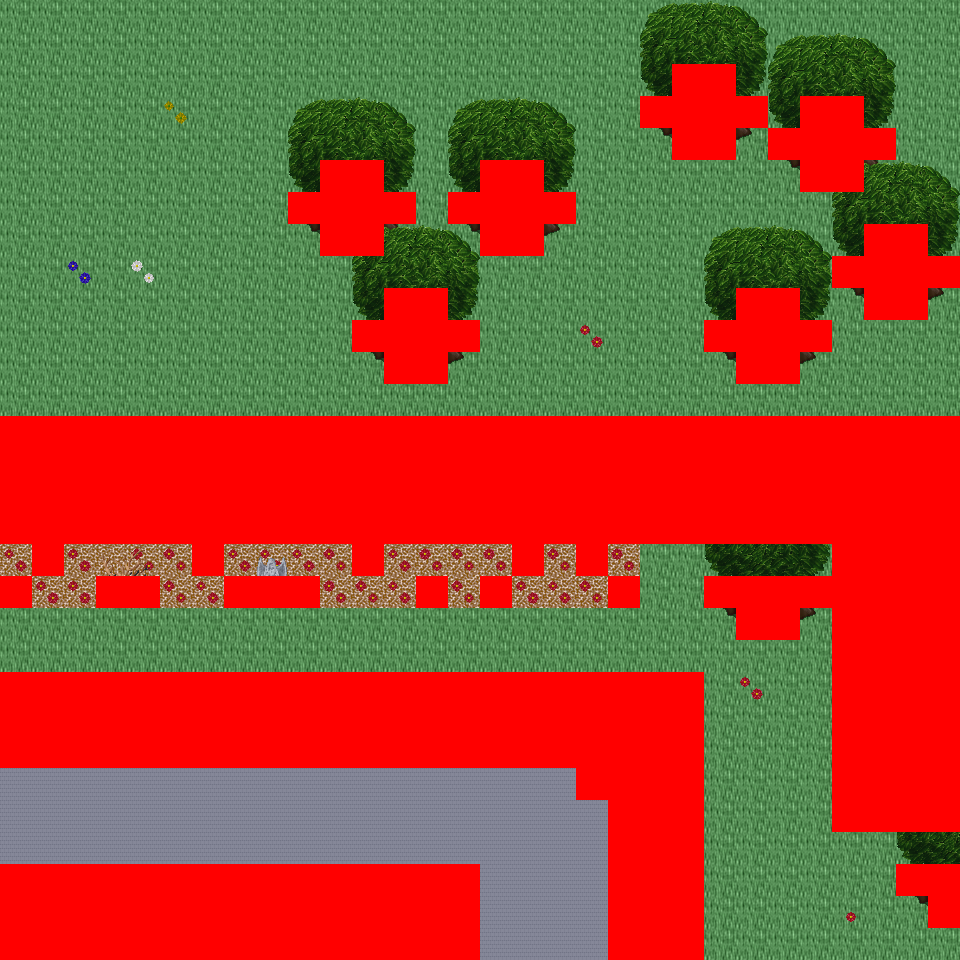

Rendered tile map (Tiled .tmx) drawn with the repository's tilesets; below, a short description and the map source with its tile grids summarised:
An orthogonal 30x30 tile map with 32x32 px tiles, 6 tile layers (Ground, Object, Object2, Above, ...), 42 tilesets and 10 objects (10x mapExit).

<map version="1.0" orientation="orthogonal" renderorder="right-down" width="30" height="30" tilewidth="32" tileheight="32" nextobjectid="11">
  <tileset firstgid="1" name="tileset_logic_collision" tilewidth="32" tileheight="32" tilecount="1" columns="1">
    <image source="../drawable/tileset_logic_collision.png" width="32" height="32" />
  </tileset>
  <tileset firstgid="2" name="tileset_building_decoration_orbpedestal" tilewidth="32" tileheight="32" tilecount="2" columns="1">
    <image source="../drawable/tileset_building_decoration_orbpedestal.png" width="32" height="64" />
  </tileset>
  <tileset firstgid="4" name="tileset_building_decoration_block" tilewidth="32" tileheight="32" tilecount="2" columns="2">
    <image source="../drawable/tileset_building_decoration_block.png" width="64" height="32" />
  </tileset>
  <tileset firstgid="6" name="tileset_building_decoration_chimney" tilewidth="32" tileheight="32" tilecount="2" columns="1">
    <image source="../drawable/tileset_building_decoration_chimney.png" width="32" height="64" />
  </tileset>
  <tileset firstgid="8" name="tileset_building_fence_fence_chunky" tilewidth="32" tileheight="32" tilecount="21" columns="3">
    <image source="../drawable/tileset_building_fence_fence_chunky.png" width="96" height="224" />
  </tileset>
  <tileset firstgid="29" name="tileset_ground_cobbled_paving" tilewidth="32" tileheight="32" tilecount="1" columns="1">
    <image source="../drawable/tileset_ground_cobbled_paving.png" width="32" height="32" />
  </tileset>
  <tileset firstgid="30" name="tileset_ground_gravel" tilewidth="32" tileheight="32" tilecount="1" columns="1">
    <image source="../drawable/tileset_ground_gravel.png" width="32" height="32" />
  </tileset>
  <tileset firstgid="31" name="tileset_ground_stone_floors" tilewidth="32" tileheight="32" tilecount="6" columns="3">
    <image source="../drawable/tileset_ground_stone_floors.png" width="96" height="64" />
  </tileset>
  <tileset firstgid="37" name="tileset_ground_ground" tilewidth="32" tileheight="32" tilecount="33" columns="3">
    <image source="../drawable/tileset_ground_ground.png" width="96" height="352" />
  </tileset>
  <tileset firstgid="70" name="tileset_plant_bush_hedge" tilewidth="32" tileheight="32" tilecount="35" columns="5">
    <image source="../drawable/tileset_plant_bush_hedge.png" width="160" height="224" />
  </tileset>
  <tileset firstgid="105" name="tileset_plant_bush_various_small" tilewidth="32" tileheight="32" tilecount="9" columns="3">
    <image source="../drawable/tileset_plant_bush_various_small.png" width="96" height="96" />
  </tileset>
  <tileset firstgid="114" name="tileset_plant_flower_daisy_blue" tilewidth="32" tileheight="32" tilecount="8" columns="2">
    <image source="../drawable/tileset_plant_flower_daisy_blue.png" width="64" height="128" />
  </tileset>
  <tileset firstgid="122" name="tileset_plant_flower_daisy_red" tilewidth="32" tileheight="32" tilecount="8" columns="2">
    <image source="../drawable/tileset_plant_flower_daisy_red.png" width="64" height="128" />
  </tileset>
  <tileset firstgid="130" name="tileset_plant_flower_daisy_white" tilewidth="32" tileheight="32" tilecount="8" columns="2">
    <image source="../drawable/tileset_plant_flower_daisy_white.png" width="64" height="128" />
  </tileset>
  <tileset firstgid="138" name="tileset_plant_flower_daisy_yellow" tilewidth="32" tileheight="32" tilecount="8" columns="2">
    <image source="../drawable/tileset_plant_flower_daisy_yellow.png" width="64" height="128" />
  </tileset>
  <tileset firstgid="146" name="tileset_plant_vine_plait" tilewidth="32" tileheight="32" tilecount="9" columns="3">
    <image source="../drawable/tileset_plant_vine_plait.png" width="96" height="96" />
  </tileset>
  <tileset firstgid="155" name="tileset_furniture_light_iron_lamp" tilewidth="32" tileheight="32" tilecount="3" columns="1">
    <image source="../drawable/tileset_furniture_light_iron_lamp.png" width="32" height="96" />
  </tileset>
  <tileset firstgid="158" name="tileset_furniture_light_flames" tilewidth="32" tileheight="32" tilecount="6" columns="6">
    <image source="../drawable/tileset_furniture_light_flames.png" width="192" height="32" />
  </tileset>
  <tileset firstgid="164" name="tileset_ground_grass_corners" tilewidth="32" tileheight="32" tilecount="24" columns="6">
    <image source="../drawable/tileset_ground_grass_corners.png" width="192" height="128" />
  </tileset>
  <tileset firstgid="188" name="tileset_ground_grass_edges" tilewidth="32" tileheight="32" tilecount="36" columns="12">
    <image source="../drawable/tileset_ground_grass_edges.png" width="384" height="96" />
  </tileset>
  <tileset firstgid="224" name="tileset_plant_tree_tree_golden_large" tilewidth="32" tileheight="32" tilecount="24" columns="4">
    <image source="../drawable/tileset_plant_tree_tree_golden_large.png" width="128" height="192" />
  </tileset>
  <tileset firstgid="248" name="tileset_ground_water_dungeon_water" tilewidth="32" tileheight="32" tilecount="30" columns="3">
    <image source="../drawable/tileset_ground_water_dungeon_water.png" width="96" height="320" />
  </tileset>
  <tileset firstgid="278" name="tileset_plant_indoor_pot_plant_1" tilewidth="32" tileheight="32" tilecount="12" columns="6">
    <image source="../drawable/tileset_plant_indoor_pot_plant_1.png" width="192" height="64" />
  </tileset>
  <tileset firstgid="290" name="tileset_logic_creature_human_imperial" tilewidth="32" tileheight="32" tilecount="16" columns="8">
    <image source="../drawable/tileset_logic_creature_human_imperial.png" width="256" height="64" />
  </tileset>
  <tileset firstgid="306" name="tileset_item_statue_metal_and_stone" tilewidth="32" tileheight="32" tilecount="6" columns="3">
    <image source="../drawable/tileset_item_statue_metal_and_stone.png" width="96" height="64" />
  </tileset>
  <tileset firstgid="312" name="tileset_item_statue_grey_stone" tilewidth="32" tileheight="32" tilecount="4" columns="2">
    <image source="../drawable/tileset_item_statue_grey_stone.png" width="64" height="64" />
  </tileset>
  <tileset firstgid="316" name="tileset_building_castle" tilewidth="32" tileheight="32" tilecount="320" columns="20">
    <image source="../drawable/tileset_building_castle.png" width="640" height="512" />
  </tileset>
  <tileset firstgid="636" name="tileset_building_church" tilewidth="32" tileheight="32" tilecount="56" columns="8">
    <image source="../drawable/tileset_building_church.png" width="256" height="224" />
  </tileset>
  <tileset firstgid="692" name="tileset_item_pot_pot_golden" tilewidth="32" tileheight="32" tilecount="4" columns="4">
    <image source="../drawable/tileset_item_pot_pot_golden.png" width="128" height="32" />
  </tileset>
  <tileset firstgid="696" name="tileset_furniture_table_bench" tilewidth="32" tileheight="32" tilecount="3" columns="3">
    <image source="../drawable/tileset_furniture_table_bench.png" width="96" height="32" />
  </tileset>
  <tileset firstgid="699" name="tileset_item_statue_green_stone" tilewidth="32" tileheight="32" tilecount="12" columns="4">
    <image source="../drawable/tileset_item_statue_green_stone.png" width="128" height="96" />
  </tileset>
  <tileset firstgid="711" name="tileset_item_statue_green_stone_2" tilewidth="32" tileheight="32" tilecount="6" columns="2">
    <image source="../drawable/tileset_item_statue_green_stone_2.png" width="64" height="96" />
  </tileset>
  <tileset firstgid="717" name="tileset_plant_bush_hosta" tilewidth="32" tileheight="32" tilecount="9" columns="3">
    <image source="../drawable/tileset_plant_bush_hosta.png" width="96" height="96" />
  </tileset>
  <tileset firstgid="726" name="tileset_plant_tree_tree_green" tilewidth="32" tileheight="32" tilecount="88" columns="8">
    <image source="../drawable/tileset_plant_tree_tree_green.png" width="256" height="352" />
  </tileset>
  <tileset firstgid="814" name="tileset_item_banners_flag" tilewidth="32" tileheight="32" tilecount="12" columns="3">
    <image source="../drawable/tileset_item_banners_flag.png" width="96" height="128" />
  </tileset>
  <tileset firstgid="826" name="tileset_furniture_table_long_front_on" tilewidth="32" tileheight="32" tilecount="3" columns="1">
    <image source="../drawable/tileset_furniture_table_long_front_on.png" width="32" height="96" />
  </tileset>
  <tileset firstgid="829" name="tileset_item_flagpole" tilewidth="32" tileheight="32" tilecount="3" columns="1">
    <image source="../drawable/tileset_item_flagpole.png" width="32" height="96" />
  </tileset>
  <tileset firstgid="832" name="tileset_logic_portal" tilewidth="32" tileheight="32" tilecount="24" columns="8">
    <image source="../drawable/tileset_logic_portal.png" width="256" height="96" />
  </tileset>
  <tileset firstgid="856" name="tileset_logic_creature_animal" tilewidth="32" tileheight="32" tilecount="32" columns="8">
    <image source="../drawable/tileset_logic_creature_animal.png" width="256" height="128" />
  </tileset>
  <tileset firstgid="888" name="tileset_plant_tree_spruce" tilewidth="32" tileheight="32" tilecount="6" columns="2">
    <image source="../drawable/tileset_plant_tree_spruce.png" width="64" height="96" />
  </tileset>
  <tileset firstgid="894" name="tileset_light_light_5x5" tilewidth="32" tileheight="32" tilecount="25" columns="5">
    <image source="../drawable/tileset_light_light_5x5.png" width="160" height="160" />
  </tileset>
  <tileset firstgid="919" name="tileset_plant_stump_stump_brown" tilewidth="32" tileheight="32" tilecount="4" columns="2">
    <image source="../drawable/tileset_plant_stump_stump_brown.png" width="64" height="64" />
  </tileset>
  <layer name="Ground" width="30" height="30">
    <data>[900 cells, 900 non-empty, 9 distinct tile ids]</data>
  </layer>
  <layer name="Object" width="30" height="30">
    <data>[900 cells, 278 non-empty, 41 distinct tile ids]</data>
  </layer>
  <layer name="Object2" width="30" height="30">
    <data>[900 cells, 0 non-empty, 0 distinct tile ids]</data>
  </layer>
  <layer name="Above" width="30" height="30">
    <data>[900 cells, 109 non-empty, 17 distinct tile ids]</data>
  </layer>
  <layer name="Above2" width="30" height="30">
    <data>[900 cells, 0 non-empty, 0 distinct tile ids]</data>
  </layer>
  <layer name="Walkable" width="30" height="30">
    <data>[900 cells, 365 non-empty, 1 distinct tile ids]</data>
  </layer>
  <objectgroup name="MapEvents">
    <object id="1" name="south" type="mapExit" x="480" y="928" width="128" height="32">
      <properties>
        <property name="map" value="level_0_x70_y129" />
        <property name="x" value="15" />
        <property name="y" value="1" />
      </properties>
    </object>
    <object id="2" name="south2" type="mapExit" x="704" y="928" width="256" height="32">
      <properties>
        <property name="map" value="level_0_x70_y129" />
        <property name="x" value="22" />
        <property name="y" value="1" />
      </properties>
    </object>
    <object id="3" name="west" type="mapExit" x="0" y="0" width="32" height="416">
      <properties>
        <property name="map" value="level_0_x69_y128" />
        <property name="x" value="28" />
        <property name="y" value="0" />
      </properties>
    </object>
    <object id="4" name="west2" type="mapExit" x="0" y="544" width="32" height="32">
      <properties>
        <property name="map" value="level_0_x69_y128" />
        <property name="x" value="28" />
        <property name="y" value="17" />
      </properties>
    </object>
    <object id="5" name="west3" type="mapExit" x="0" y="608" width="32" height="64">
      <properties>
        <property name="map" value="level_0_x69_y128" />
        <property name="x" value="28" />
        <property name="y" value="19" />
      </properties>
    </object>
    <object id="6" name="west4" type="mapExit" x="0" y="768" width="32" height="96">
      <properties>
        <property name="map" value="level_0_x69_y128" />
        <property name="x" value="28" />
        <property name="y" value="24" />
      </properties>
    </object>
    <object id="7" name="east" type="mapExit" x="928" y="0" width="32" height="256">
      <properties>
        <property name="map" value="level_0_x71_y128" />
        <property name="x" value="1" />
        <property name="y" value="0" />
      </properties>
    </object>
    <object id="8" name="east2" type="mapExit" x="928" y="288" width="32" height="128">
      <properties>
        <property name="map" value="level_0_x71_y128" />
        <property name="x" value="1" />
        <property name="y" value="9" />
      </properties>
    </object>
    <object id="9" name="east3" type="mapExit" x="928" y="832" width="32" height="32">
      <properties>
        <property name="map" value="level_0_x71_y128" />
        <property name="x" value="1" />
        <property name="y" value="26" />
      </properties>
    </object>
    <object id="10" name="east4" type="mapExit" x="928" y="928" width="32" height="32">
      <properties>
        <property name="map" value="level_0_x71_y128" />
        <property name="x" value="1" />
        <property name="y" value="29" />
      </properties>
    </object>
  </objectgroup>
</map>
